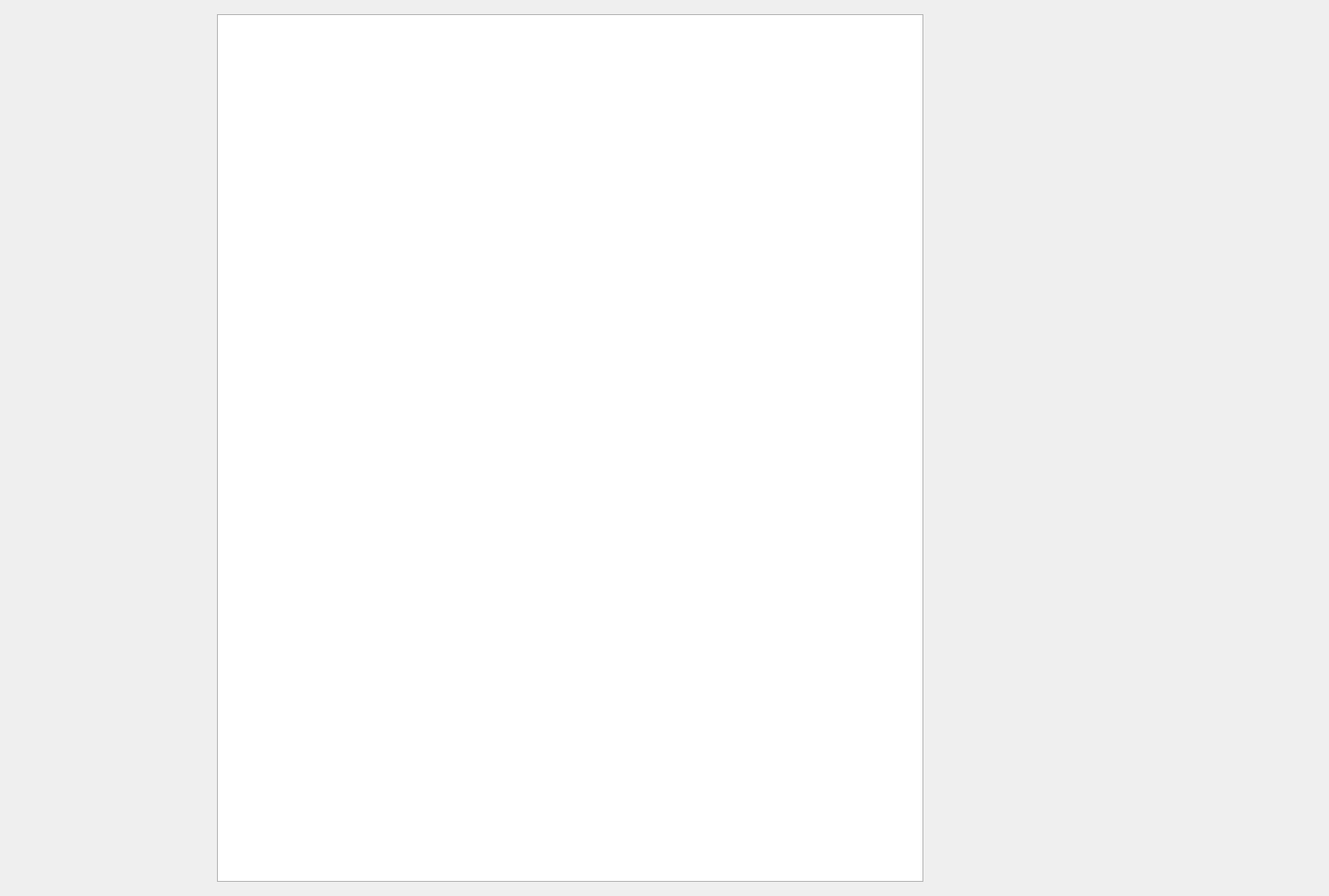
<?xml version="1.0" encoding="UTF-8"?>
<ui version="4.0">
 <class>PageTest</class>
 <widget class="QWidget" name="PageTest">
  <property name="geometry">
   <rect>
    <x>0</x>
    <y>0</y>
    <width>1409</width>
    <height>950</height>
   </rect>
  </property>
  <property name="windowTitle">
   <string>Form</string>
  </property>
  <layout class="QGridLayout" name="gridLayout">
   <property name="leftMargin">
    <number>0</number>
   </property>
   <property name="topMargin">
    <number>0</number>
   </property>
   <property name="rightMargin">
    <number>0</number>
   </property>
   <property name="bottomMargin">
    <number>0</number>
   </property>
   <property name="spacing">
    <number>0</number>
   </property>
   <item row="0" column="0">
    <widget class="QWidget" name="widget" native="true">
     <layout class="QHBoxLayout" name="horizontalLayout">
      <property name="spacing">
       <number>15</number>
      </property>
      <property name="leftMargin">
       <number>15</number>
      </property>
      <property name="topMargin">
       <number>15</number>
      </property>
      <property name="rightMargin">
       <number>15</number>
      </property>
      <property name="bottomMargin">
       <number>15</number>
      </property>
      <item>
       <widget class="QWidget" name="widget_2" native="true">
        <layout class="QVBoxLayout" name="verticalLayout_2">
         <property name="spacing">
          <number>30</number>
         </property>
         <property name="leftMargin">
          <number>0</number>
         </property>
         <property name="topMargin">
          <number>0</number>
         </property>
         <property name="rightMargin">
          <number>0</number>
         </property>
         <property name="bottomMargin">
          <number>0</number>
         </property>
         <item>
          <widget class="ThermalMonitor" name="CPUThermal" native="true">
           <property name="minimumSize">
            <size>
             <width>200</width>
             <height>200</height>
            </size>
           </property>
           <property name="maximumSize">
            <size>
             <width>16777215</width>
             <height>16777215</height>
            </size>
           </property>
          </widget>
         </item>
         <item>
          <widget class="ThermalMonitor" name="GPUThermal" native="true">
           <property name="minimumSize">
            <size>
             <width>200</width>
             <height>200</height>
            </size>
           </property>
          </widget>
         </item>
         <item>
          <spacer name="verticalSpacer">
           <property name="orientation">
            <enum>Qt::Vertical</enum>
           </property>
           <property name="sizeHint" stdset="0">
            <size>
             <width>20</width>
             <height>40</height>
            </size>
           </property>
          </spacer>
         </item>
        </layout>
       </widget>
      </item>
      <item>
       <widget class="QWidget" name="widget_3" native="true">
        <layout class="QGridLayout" name="gridLayout_2">
         <property name="leftMargin">
          <number>0</number>
         </property>
         <property name="topMargin">
          <number>0</number>
         </property>
         <property name="rightMargin">
          <number>0</number>
         </property>
         <property name="bottomMargin">
          <number>0</number>
         </property>
         <property name="spacing">
          <number>0</number>
         </property>
         <item row="0" column="0">
          <widget class="QTextEdit" name="TEMsg">
           <property name="readOnly">
            <bool>true</bool>
           </property>
           <property name="markdown">
            <string/>
           </property>
           <property name="html">
            <string>&lt;!DOCTYPE HTML PUBLIC &quot;-//W3C//DTD HTML 4.0//EN&quot; &quot;http://www.w3.org/TR/REC-html40/strict.dtd&quot;&gt;
&lt;html&gt;&lt;head&gt;&lt;meta name=&quot;qrichtext&quot; content=&quot;1&quot; /&gt;&lt;style type=&quot;text/css&quot;&gt;
p, li { white-space: pre-wrap; }
&lt;/style&gt;&lt;/head&gt;&lt;body style=&quot; font-family:'Cantarell'; font-size:11pt; font-weight:400; font-style:normal;&quot;&gt;
&lt;p style=&quot;-qt-paragraph-type:empty; margin-top:0px; margin-bottom:0px; margin-left:0px; margin-right:0px; -qt-block-indent:0; text-indent:0px;&quot;&gt;&lt;br /&gt;&lt;/p&gt;&lt;/body&gt;&lt;/html&gt;</string>
           </property>
           <property name="XUIStyleClass" stdset="0">
            <string>Content</string>
           </property>
           <property name="XUIFont" stdset="0">
            <string>Large</string>
           </property>
          </widget>
         </item>
        </layout>
       </widget>
      </item>
      <item>
       <widget class="QWidget" name="widget_4" native="true">
        <property name="minimumSize">
         <size>
          <width>400</width>
          <height>0</height>
         </size>
        </property>
        <property name="maximumSize">
         <size>
          <width>500</width>
          <height>16777215</height>
         </size>
        </property>
        <layout class="QVBoxLayout" name="verticalLayout">
         <property name="spacing">
          <number>15</number>
         </property>
         <property name="leftMargin">
          <number>0</number>
         </property>
         <property name="topMargin">
          <number>0</number>
         </property>
         <property name="rightMargin">
          <number>0</number>
         </property>
         <property name="bottomMargin">
          <number>0</number>
         </property>
         <item>
          <widget class="ItemListBox" name="TWItemList" native="true"/>
         </item>
         <item>
          <widget class="CtlBtnBox" name="widget_5" native="true">
           <property name="minimumSize">
            <size>
             <width>0</width>
             <height>185</height>
            </size>
           </property>
           <property name="maximumSize">
            <size>
             <width>16777215</width>
             <height>185</height>
            </size>
           </property>
          </widget>
         </item>
        </layout>
       </widget>
      </item>
     </layout>
    </widget>
   </item>
  </layout>
 </widget>
 <customwidgets>
  <customwidget>
   <class>ThermalMonitor</class>
   <extends>QWidget</extends>
   <header>thermalmonitor.h</header>
   <container>1</container>
  </customwidget>
  <customwidget>
   <class>CtlBtnBox</class>
   <extends>QWidget</extends>
   <header>ctlbtnbox.h</header>
   <container>1</container>
  </customwidget>
  <customwidget>
   <class>ItemListBox</class>
   <extends>QWidget</extends>
   <header>itemlistbox.h</header>
   <container>1</container>
  </customwidget>
 </customwidgets>
 <resources/>
 <connections/>
</ui>
